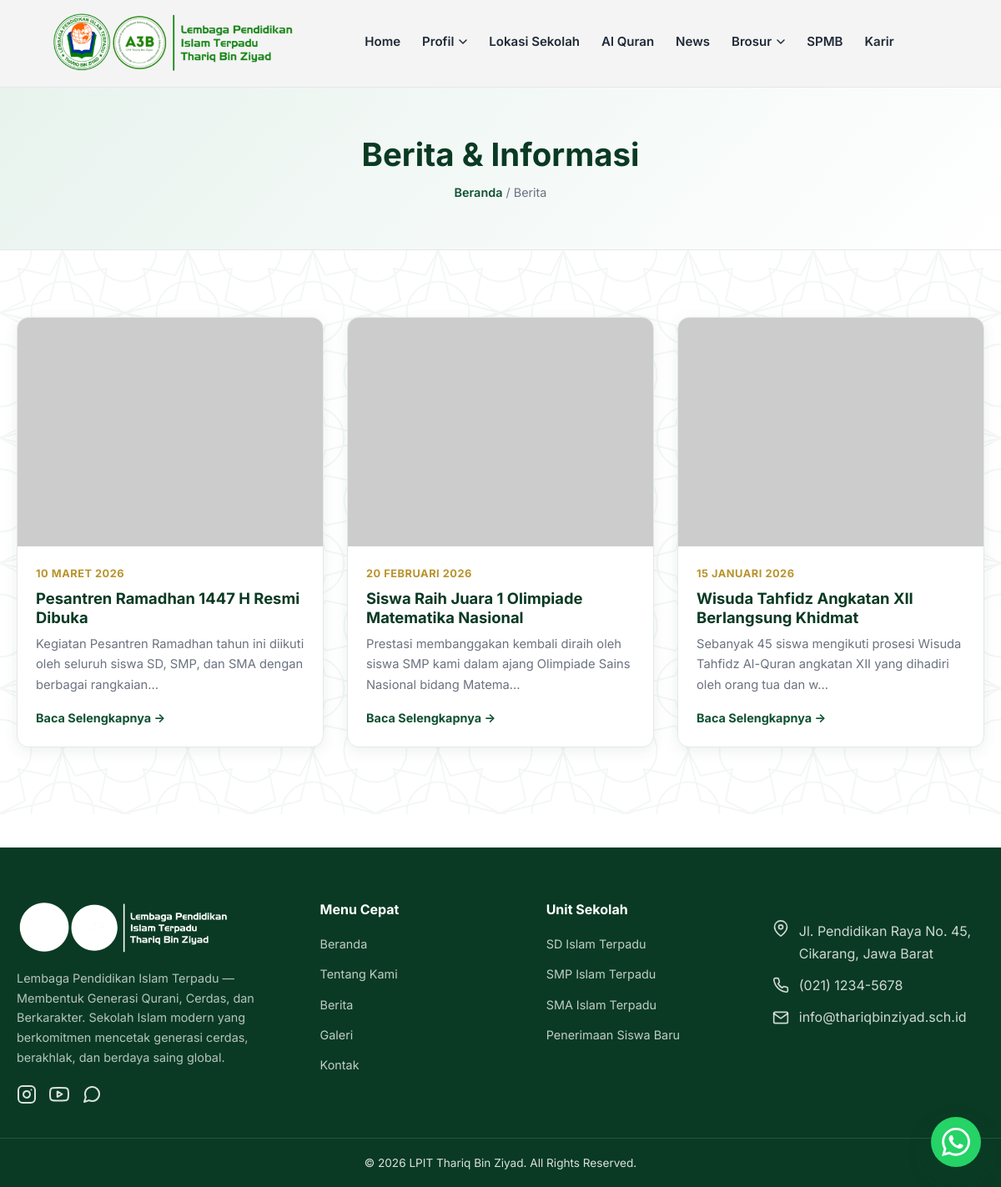
The page /frontend/pages/berita.php on the database its author committed.
### tables this page shows
CREATE TABLE IF NOT EXISTS `news` (
    `id` INT AUTO_INCREMENT PRIMARY KEY,
    `title` VARCHAR(255) NOT NULL,
    `slug` VARCHAR(255) NOT NULL UNIQUE,
    `image` VARCHAR(255) DEFAULT NULL,
    `excerpt` TEXT,
    `content` LONGTEXT,
    `published_at` DATE NOT NULL,
    `created_at` TIMESTAMP DEFAULT CURRENT_TIMESTAMP
);

### backend/helpers/functions.php (called while the page is built, shortened)
<?php
function esc($string) {
    return htmlspecialchars($string ?? '', ENT_QUOTES, 'UTF-8');
}
function tanggal_indo($tanggal) {
    $bulan = [
        1 => 'Januari', 2 => 'Februari', 3 => 'Maret', 4 => 'April',
        5 => 'Mei', 6 => 'Juni', 7 => 'Juli', 8 => 'Agustus',
        9 => 'September', 10 => 'Oktober', 11 => 'November', 12 => 'Desember'
    ];
    $timestamp = strtotime($tanggal);
    return date('d', $timestamp) . ' ' . $bulan[(int)date('n', $timestamp)] . ' ' . date('Y', $timestamp);
}
$nav_menu = [
    'index.php'    => 'Home',
    'profil'       => [
        'label' => 'Profil',
        'children' => [
            'tentang.php'  => 'Tentang Kami',
            'unit.php'     => 'Unit Sekolah',
            'program.php'  => 'Program',
            'prestasi.php' => 'Prestasi',
        ]
    ],
    'kontak.php'   => 'Lokasi Sekolah',
    '#alquran'     => 'Al Quran',
    'berita.php'   => 'News',
    'brosur'       => [
        'label' => 'Brosur',
        'children' => [
            'galeri.php'    => 'Galeri',
            'kegiatan.php'  => 'Kegiatan',
        ]
    ],
    'spmb.php'     => 'SPMB',
    '#karir'       => 'Karir',
];

### frontend/pages/berita.php (the view, shortened to what this page needs)
<?php
require_once __DIR__ . '/../../backend/config/database.php';
require_once __DIR__ . '/../../backend/helpers/functions.php';
$stmt = $pdo->query("SELECT * FROM news ORDER BY published_at DESC");
$news_list = $stmt->fetchAll();
require_once __DIR__ . '/../components/header.php';
?>
<section class="page-header">
    <div class="container">
        <h1>Berita &amp; Informasi</h1>
        <p class="breadcrumb"><a href="index.php">Beranda</a> / Berita</p>
    </div>
</section>
<section class="section">
    <div class="container">
        <?php if (count($news_list) > 0): ?>
        <div class="grid-3">
            <?php foreach ($news_list as $news): ?>
            <div class="card">
                <img src="<?php echo esc($news['image']); ?>" alt="<?php echo esc($news['title']); ?>" loading="lazy">
                <div class="card-body">
                    <div class="news-date"><?php echo tanggal_indo($news['published_at']); ?></div>
                    <h3><?php echo esc($news['title']); ?></h3>
                    <p><?php echo esc(mb_strimwidth($news['excerpt'], 0, 110, '...')); ?></p>
                    <a href="detail-berita.php?slug=<?php echo esc($news['slug']); ?>" class="news-link">Baca Selengkapnya &rarr;</a>
                </div>
            </div>
            <?php endforeach; ?>
        </div>
        <?php else: ?>
        <p style="text-align:center; color: var(--muted);">Belum ada berita.</p>
        <?php endif; ?>
    </div>
</section>
<?php require_once __DIR__ . '/../components/footer.php'; ?>

### frontend/components/header.php (shortened to what this page needs)
<!DOCTYPE html>
<html lang="id">
<head>
<link rel="stylesheet" href="<?php echo SITE_URL; ?>/frontend/assets/css/style.css">
</head>
<body>
<header class="site-header" id="siteHeader">
    <div class="header-inner">
        <a href="<?php echo SITE_URL; ?>/index.php" class="brand">
            <img src="<?php echo SITE_URL; ?>/frontend/assets/images/logo.png" alt="Logo <?php echo esc(SITE_NAME); ?>" class="brand-logo" onerror="this.style.display='none'">
        </a>
        <nav class="main-nav" id="mainNav">
            <ul>
                <?php foreach ($nav_menu as $file => $item): ?>
                    <?php if (is_array($item)): ?>
                    <li class="has-dropdown">
                        <a href="javascript:void(0)" class="dropdown-trigger <?php
                            $childActive = false;
                            echo $childActive ? 'active' : '';
                        ?>">
                            <?php echo esc($item['label']); ?>
                            <svg class="dropdown-arrow" width="10" height="6" viewBox="0 0 10 6" fill="none"><path d="M1 1L5 5L9 1" stroke="currentColor" stroke-width="1.5" stroke-linecap="round" stroke-linejoin="round"/></svg>
                        </a>
                    </li>
                    <?php else: ?>
                    <li>
                        <a href="<?php echo SITE_URL . '/' . $file; ?>" class="<?php echo ($current_page === $file) ? 'active' : ''; ?>">
                            <?php echo esc($item); ?>
                        </a>
                    </li>
                    <?php endif; ?>
                <?php endforeach; ?>
            </ul>
        </nav>
    </div>
</header>

### frontend/components/footer.php (shortened to what this page needs)
<footer class="site-footer">
    <div class="container footer-grid">
        <div class="footer-col footer-brand">
            <div class="brand">
                <img src="<?php echo SITE_URL; ?>/frontend/assets/images/logo.png" alt="Logo" class="brand-logo brand-logo-footer" onerror="this.style.display='none'">
            </div>
            <p><?php echo esc(SITE_TAGLINE); ?>. Sekolah Islam modern yang berkomitmen mencetak generasi cerdas, berakhlak, dan berdaya saing global.</p>
            <div class="social-links" style="margin-top: 20px; display: flex; gap: 15px;">
                <a href="<?php echo esc(SITE_INSTAGRAM); ?>" style="color: var(--accent); display: flex; align-items: center; text-decoration: none;" aria-label="Instagram">
                </a>
                <a href="<?php echo esc(SITE_YOUTUBE); ?>" style="color: var(--accent); display: flex; align-items: center; text-decoration: none;" aria-label="YouTube">
                </a>
                <a href="https://wa.me/<?php echo esc(SITE_WHATSAPP); ?>" style="color: var(--accent); display: flex; align-items: center; text-decoration: none;" aria-label="WhatsApp">
                </a>
            </div>
        </div>
        <div class="footer-col">
            <h4>Menu Cepat</h4>
            <ul>
                <li><a href="<?php echo SITE_URL; ?>/index.php">Beranda</a></li>
                <li><a href="<?php echo SITE_URL; ?>/tentang.php">Tentang Kami</a></li>
                <li><a href="<?php echo SITE_URL; ?>/berita.php">Berita</a></li>
                <li><a href="<?php echo SITE_URL; ?>/galeri.php">Galeri</a></li>
                <li><a href="<?php echo SITE_URL; ?>/kontak.php">Kontak</a></li>
            </ul>
        </div>
        <div class="footer-col">
            <h4>Unit Sekolah</h4>
            <ul>
                <li><a href="<?php echo SITE_URL; ?>/unit.php#sd">SD Islam Terpadu</a></li>
                <li><a href="<?php echo SITE_URL; ?>/unit.php#smp">SMP Islam Terpadu</a></li>
                <li><a href="<?php echo SITE_URL; ?>/unit.php#sma">SMA Islam Terpadu</a></li>
                <li><a href="<?php echo SITE_URL; ?>/spmb.php">Penerimaan Siswa Baru</a></li>
            </ul>
        </div>
        <div class="footer-col">
            <h3>Kontak</h3>
            <ul style="list-style: none; padding: 0;">
                <li style="display: flex; gap: 12px; margin-bottom: 12px; align-items: flex-start; color: rgba(255,255,255,0.8);">
                    <svg style="flex-shrink:0" width="20" height="20" viewBox="0 0 24 24" fill="none" stroke="currentColor" stroke-width="2" stroke-linecap="round" stroke-linejoin="round"><path d="M21 10c0 7-9 13-9 13s-9-6-9-13a9 9 0 0 1 18 0z"></path><circle cx="12" cy="10" r="3"></circle></svg>
                    <span><?php echo esc(SITE_ADDRESS); ?></span>
                </li>
                <li style="display: flex; gap: 12px; margin-bottom: 12px; align-items: center; color: rgba(255,255,255,0.8);">
                    <span><?php echo esc(SITE_PHONE); ?></span>
                </li>
                <li style="display: flex; gap: 12px; align-items: center; color: rgba(255,255,255,0.8);">
                    <svg style="flex-shrink:0" width="20" height="20" viewBox="0 0 24 24" fill="none" stroke="currentColor" stroke-width="2" stroke-linecap="round" stroke-linejoin="round"><path d="M4 4h16c1.1 0 2 .9 2 2v12c0 1.1-.9 2-2 2H4c-1.1 0-2-.9-2-2V6c0-1.1.9-2 2-2z"></path><polyline points="22,6 12,13 2,6"></polyline></svg>
                    <span><?php echo esc(SITE_EMAIL); ?></span>
                </li>
            </ul>
        </div>
    </div>
    <div class="footer-bottom">
        <div class="container">
            <p>&copy; <?php echo date('Y'); ?> <?php echo esc(SITE_NAME); ?>. All Rights Reserved.</p>
        </div>
    </div>
</footer>
<a href="https://wa.me/<?php echo esc(SITE_WHATSAPP); ?>" class="wa-float" target="_blank" rel="noopener" aria-label="Hubungi WhatsApp" title="Chat Admin">
</a>
</body>
</html>

### frontend/assets/css/style.css (style rules this page uses)
:root { --primary: #0f5132; --primary-dark: #0a3a24; --primary-light: #e8f3ee; --secondary: #d4af37; --secondary-dark: #b8932c; --background: #ffffff; --surface: #f7f9f8; --text: #1f2937; --muted: #6b7280; --border: #e5e7eb; --radius: 14px; --shadow: 0 4px 18px rgba(15, 81, 50, 0.08); --shadow-lg: 0 12px 32px rgba(15, 81, 50, 0.14); --max-width: 1200px; }
* { box-sizing: border-box; margin: 0; padding: 0; }
html { scroll-behavior: smooth; }
body { font-family: 'Inter', 'Segoe UI', system-ui, -apple-system, Roboto, Helvetica, Arial, sans-serif; color: var(--text); background: var(--background); line-height: 1.65; overflow-x: hidden; }
img { max-width: 100%; display: block; }
a { text-decoration: none; color: inherit; }
ul { list-style: none; }
.container { max-width: var(--max-width); margin: 0 auto; padding: 0 20px; }
h1, h2, h3, h4 { line-height: 1.25; font-weight: 700; color: var(--primary-dark); }
.section { padding: 80px 0; background-image: url('../images/ornament.svg'); background-size: 150px; background-attachment: fixed; }
.site-header { position: sticky; top: 0; z-index: 1000; background: #f4f4f4; border-bottom: 1px solid var(--border); transition: padding 0.3s ease, background 0.3s ease, box-shadow 0.3s ease; }
.header-inner { display: flex; align-items: center; justify-content: flex-start; gap: 80px; padding: 14px 5%; width: 100%; max-width: 1440px; margin: 0 auto; }
.brand { display: flex; align-items: center; gap: 10px; }
.brand-logo { height: 75px; width: auto; object-fit: contain; }
.brand-logo-footer { height: 65px; width: auto; filter: brightness(0) invert(1); }
.main-nav { display: flex; align-items: center; gap: 26px; }
.main-nav ul { display: flex; gap: 22px; margin: 0; padding: 0; align-items: center; }
.main-nav a { font-size: 0.94rem; font-weight: 600; color: var(--text); padding: 24px 2px; border-bottom: 3px solid transparent; transition: color 0.2s, border-color 0.2s; display: flex; align-items: center; gap: 6px; }
.has-dropdown { position: relative; }
.dropdown-arrow { transition: transform 0.2s; }
.grid-3 { display: grid; grid-template-columns: repeat(3, 1fr); gap: 28px; }
.card { background: #fff; border-radius: var(--radius); overflow: hidden; box-shadow: var(--shadow); transition: transform 0.2s ease, box-shadow 0.2s ease; border: 1px solid var(--border); display: flex; flex-direction: column; }
.card img { width: 100%; aspect-ratio: 4/3; object-fit: cover; }
.card-body { padding: 22px; flex: 1; display: flex; flex-direction: column; }
.card-body h3 { font-size: 1.15rem; margin-bottom: 8px; }
.card-body p { color: var(--muted); font-size: 0.92rem; margin-bottom: 16px; flex: 1; }
.news-date { color: var(--secondary-dark); font-size: 0.8rem; font-weight: 700; text-transform: uppercase; margin-bottom: 8px; letter-spacing: 0.04em; }
.news-link { font-weight: 700; color: var(--primary); font-size: 0.9rem; }
.page-header { background: linear-gradient(135deg, var(--primary-light), #ffffff); padding: 56px 0; text-align: center; border-bottom: 1px solid var(--border); }
.page-header h1 { font-size: clamp(1.7rem, 3.5vw, 2.4rem); margin-bottom: 10px; }
.breadcrumb { color: var(--muted); font-size: 0.9rem; }
.breadcrumb a { color: var(--primary); font-weight: 600; }
.wa-float { position: fixed; bottom: 24px; right: 24px; width: 60px; height: 60px; background: #25d366; color: #fff; border-radius: 50%; display: flex; align-items: center; justify-content: center; box-shadow: var(--shadow-lg); z-index: 999; transition: transform 0.3s cubic-bezier(0.175, 0.885, 0.32, 1.275); }
.wa-float svg { width: 34px; height: 34px; fill: currentColor; }
.site-footer { background: var(--primary-dark); color: rgba(255,255,255,0.85); padding: 64px 0 0; margin-top: 40px; }
.footer-grid { display: grid; grid-template-columns: 1.4fr 1fr 1fr 1.1fr; gap: 40px; padding-bottom: 40px; }
.footer-col h4 { color: #fff; font-size: 1rem; margin-bottom: 18px; }
.footer-col ul li { margin-bottom: 10px; }
.footer-col ul li a, .footer-contact li { font-size: 0.9rem; color: rgba(255,255,255,0.75); }
.footer-brand p { font-size: 0.9rem; margin: 16px 0; color: rgba(255,255,255,0.7); }
.footer-bottom { border-top: 1px solid rgba(255,255,255,0.12); padding: 18px 0; text-align: center; font-size: 0.85rem; }

### rows shown on the page
news: published_at "10 MARET 2026", title "Pesantren Ramadhan 1447 H Resmi Dibuka", excerpt "Kegiatan Pesantren Ramadhan tahun ini diikuti oleh seluruh siswa SD, SMP, dan SMA dengan berbagai rangkaian..."
news: published_at "20 FEBRUARI 2026", title "Siswa Raih Juara 1 Olimpiade Matematika Nasional", excerpt "Prestasi membanggakan kembali diraih oleh siswa SMP kami dalam ajang Olimpiade Sains Nasional bidang Matema..."
news: published_at "15 JANUARI 2026", title "Wisuda Tahfidz Angkatan XII Berlangsung Khidmat", excerpt "Sebanyak 45 siswa mengikuti prosesi Wisuda Tahfidz Al-Quran angkatan XII yang dihadiri oleh orang tua dan w..."

### other values the page prints
$item "Home"
$item['label'] "Profil"
$item "Lokasi Sekolah"
$item "Al Quran"
$item "News"
$item['label'] "Brosur"
$item "SPMB"
$item "Karir"
SITE_TAGLINE "Lembaga Pendidikan Islam Terpadu — Membentuk Generasi Qurani, Cerdas, dan Berkarakter"
SITE_ADDRESS "Jl. Pendidikan Raya No. 45, Cikarang, Jawa Barat"
SITE_PHONE "(021) 1234-5678"
SITE_EMAIL "info@thariqbinziyad.sch.id"
SITE_NAME "LPIT Thariq Bin Ziyad"
